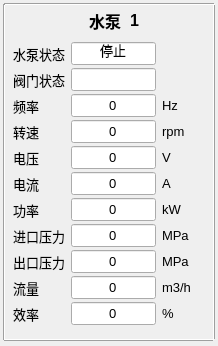
<?xml version="1.0" encoding="UTF-8"?>
<ui version="4.0">
 <class>CPumpPanel</class>
 <widget class="QFrame" name="CPumpPanel">
  <property name="geometry">
   <rect>
    <x>0</x>
    <y>0</y>
    <width>218</width>
    <height>346</height>
   </rect>
  </property>
  <property name="windowTitle">
   <string>Frame</string>
  </property>
  <widget class="QLabel" name="pump_name">
   <property name="geometry">
    <rect>
     <x>70</x>
     <y>10</y>
     <width>51</width>
     <height>21</height>
    </rect>
   </property>
   <property name="font">
    <font>
     <pointsize>12</pointsize>
     <italic>false</italic>
     <bold>true</bold>
    </font>
   </property>
   <property name="styleSheet">
    <string notr="true"/>
   </property>
   <property name="text">
    <string>水泵</string>
   </property>
   <property name="alignment">
    <set>Qt::AlignRight|Qt::AlignTrailing|Qt::AlignVCenter</set>
   </property>
  </widget>
  <widget class="QLabel" name="pump_num">
   <property name="geometry">
    <rect>
     <x>130</x>
     <y>10</y>
     <width>21</width>
     <height>21</height>
    </rect>
   </property>
   <property name="font">
    <font>
     <pointsize>12</pointsize>
     <italic>false</italic>
     <bold>true</bold>
    </font>
   </property>
   <property name="styleSheet">
    <string notr="true"/>
   </property>
   <property name="text">
    <string>1</string>
   </property>
  </widget>
  <widget class="QLineEdit" name="pressure_in">
   <property name="enabled">
    <bool>true</bool>
   </property>
   <property name="geometry">
    <rect>
     <x>71</x>
     <y>224</y>
     <width>85</width>
     <height>23</height>
    </rect>
   </property>
   <property name="font">
    <font>
     <pointsize>10</pointsize>
    </font>
   </property>
   <property name="mouseTracking">
    <bool>false</bool>
   </property>
   <property name="acceptDrops">
    <bool>false</bool>
   </property>
   <property name="styleSheet">
    <string notr="true"/>
   </property>
   <property name="text">
    <string>0</string>
   </property>
   <property name="alignment">
    <set>Qt::AlignCenter</set>
   </property>
   <property name="readOnly">
    <bool>true</bool>
   </property>
   <property name="clearButtonEnabled">
    <bool>false</bool>
   </property>
  </widget>
  <widget class="QLabel" name="label_11">
   <property name="geometry">
    <rect>
     <x>13</x>
     <y>250</y>
     <width>52</width>
     <height>23</height>
    </rect>
   </property>
   <property name="font">
    <font>
     <pointsize>10</pointsize>
     <italic>false</italic>
     <bold>false</bold>
    </font>
   </property>
   <property name="styleSheet">
    <string notr="true"/>
   </property>
   <property name="text">
    <string>出口压力</string>
   </property>
   <property name="alignment">
    <set>Qt::AlignRight|Qt::AlignTrailing|Qt::AlignVCenter</set>
   </property>
  </widget>
  <widget class="QLabel" name="label_18">
   <property name="geometry">
    <rect>
     <x>162</x>
     <y>224</y>
     <width>31</width>
     <height>23</height>
    </rect>
   </property>
   <property name="font">
    <font>
     <pointsize>10</pointsize>
     <italic>false</italic>
     <bold>false</bold>
    </font>
   </property>
   <property name="styleSheet">
    <string notr="true"/>
   </property>
   <property name="text">
    <string>MPa</string>
   </property>
  </widget>
  <widget class="QLineEdit" name="pressure_out">
   <property name="enabled">
    <bool>true</bool>
   </property>
   <property name="geometry">
    <rect>
     <x>71</x>
     <y>250</y>
     <width>85</width>
     <height>23</height>
    </rect>
   </property>
   <property name="font">
    <font>
     <pointsize>10</pointsize>
    </font>
   </property>
   <property name="mouseTracking">
    <bool>false</bool>
   </property>
   <property name="acceptDrops">
    <bool>false</bool>
   </property>
   <property name="styleSheet">
    <string notr="true"/>
   </property>
   <property name="text">
    <string>0</string>
   </property>
   <property name="alignment">
    <set>Qt::AlignCenter</set>
   </property>
   <property name="readOnly">
    <bool>true</bool>
   </property>
   <property name="clearButtonEnabled">
    <bool>false</bool>
   </property>
  </widget>
  <widget class="QLabel" name="label_12">
   <property name="geometry">
    <rect>
     <x>13</x>
     <y>276</y>
     <width>26</width>
     <height>23</height>
    </rect>
   </property>
   <property name="font">
    <font>
     <pointsize>10</pointsize>
     <italic>false</italic>
     <bold>false</bold>
    </font>
   </property>
   <property name="styleSheet">
    <string notr="true"/>
   </property>
   <property name="text">
    <string>流量</string>
   </property>
   <property name="alignment">
    <set>Qt::AlignRight|Qt::AlignTrailing|Qt::AlignVCenter</set>
   </property>
  </widget>
  <widget class="QLabel" name="label_19">
   <property name="geometry">
    <rect>
     <x>162</x>
     <y>250</y>
     <width>31</width>
     <height>23</height>
    </rect>
   </property>
   <property name="font">
    <font>
     <pointsize>10</pointsize>
     <italic>false</italic>
     <bold>false</bold>
    </font>
   </property>
   <property name="styleSheet">
    <string notr="true"/>
   </property>
   <property name="text">
    <string>MPa</string>
   </property>
  </widget>
  <widget class="QLineEdit" name="flow">
   <property name="enabled">
    <bool>true</bool>
   </property>
   <property name="geometry">
    <rect>
     <x>71</x>
     <y>276</y>
     <width>85</width>
     <height>23</height>
    </rect>
   </property>
   <property name="font">
    <font>
     <pointsize>10</pointsize>
    </font>
   </property>
   <property name="mouseTracking">
    <bool>false</bool>
   </property>
   <property name="acceptDrops">
    <bool>false</bool>
   </property>
   <property name="styleSheet">
    <string notr="true"/>
   </property>
   <property name="text">
    <string>0</string>
   </property>
   <property name="alignment">
    <set>Qt::AlignCenter</set>
   </property>
   <property name="readOnly">
    <bool>true</bool>
   </property>
   <property name="clearButtonEnabled">
    <bool>false</bool>
   </property>
  </widget>
  <widget class="QLabel" name="label_13">
   <property name="geometry">
    <rect>
     <x>162</x>
     <y>120</y>
     <width>24</width>
     <height>23</height>
    </rect>
   </property>
   <property name="font">
    <font>
     <pointsize>10</pointsize>
     <italic>false</italic>
     <bold>false</bold>
    </font>
   </property>
   <property name="styleSheet">
    <string notr="true"/>
   </property>
   <property name="text">
    <string>rpm</string>
   </property>
  </widget>
  <widget class="QLabel" name="label_7">
   <property name="geometry">
    <rect>
     <x>13</x>
     <y>146</y>
     <width>26</width>
     <height>23</height>
    </rect>
   </property>
   <property name="font">
    <font>
     <pointsize>10</pointsize>
     <italic>false</italic>
     <bold>false</bold>
    </font>
   </property>
   <property name="styleSheet">
    <string notr="true"/>
   </property>
   <property name="text">
    <string>电压</string>
   </property>
   <property name="alignment">
    <set>Qt::AlignRight|Qt::AlignTrailing|Qt::AlignVCenter</set>
   </property>
  </widget>
  <widget class="QLabel" name="label_8">
   <property name="geometry">
    <rect>
     <x>13</x>
     <y>172</y>
     <width>26</width>
     <height>23</height>
    </rect>
   </property>
   <property name="font">
    <font>
     <pointsize>10</pointsize>
     <italic>false</italic>
     <bold>false</bold>
    </font>
   </property>
   <property name="styleSheet">
    <string notr="true"/>
   </property>
   <property name="text">
    <string>电流</string>
   </property>
   <property name="alignment">
    <set>Qt::AlignRight|Qt::AlignTrailing|Qt::AlignVCenter</set>
   </property>
  </widget>
  <widget class="QLabel" name="label_15">
   <property name="geometry">
    <rect>
     <x>162</x>
     <y>146</y>
     <width>16</width>
     <height>23</height>
    </rect>
   </property>
   <property name="font">
    <font>
     <pointsize>10</pointsize>
     <italic>false</italic>
     <bold>false</bold>
    </font>
   </property>
   <property name="styleSheet">
    <string notr="true"/>
   </property>
   <property name="text">
    <string>V</string>
   </property>
  </widget>
  <widget class="QLineEdit" name="voltage">
   <property name="enabled">
    <bool>true</bool>
   </property>
   <property name="geometry">
    <rect>
     <x>71</x>
     <y>146</y>
     <width>85</width>
     <height>23</height>
    </rect>
   </property>
   <property name="font">
    <font>
     <pointsize>10</pointsize>
    </font>
   </property>
   <property name="mouseTracking">
    <bool>false</bool>
   </property>
   <property name="acceptDrops">
    <bool>false</bool>
   </property>
   <property name="styleSheet">
    <string notr="true"/>
   </property>
   <property name="text">
    <string>0</string>
   </property>
   <property name="alignment">
    <set>Qt::AlignCenter</set>
   </property>
   <property name="readOnly">
    <bool>true</bool>
   </property>
   <property name="clearButtonEnabled">
    <bool>false</bool>
   </property>
  </widget>
  <widget class="QLineEdit" name="current">
   <property name="enabled">
    <bool>true</bool>
   </property>
   <property name="geometry">
    <rect>
     <x>71</x>
     <y>172</y>
     <width>85</width>
     <height>23</height>
    </rect>
   </property>
   <property name="font">
    <font>
     <pointsize>10</pointsize>
    </font>
   </property>
   <property name="mouseTracking">
    <bool>false</bool>
   </property>
   <property name="acceptDrops">
    <bool>false</bool>
   </property>
   <property name="styleSheet">
    <string notr="true"/>
   </property>
   <property name="text">
    <string>0</string>
   </property>
   <property name="alignment">
    <set>Qt::AlignCenter</set>
   </property>
   <property name="readOnly">
    <bool>true</bool>
   </property>
   <property name="clearButtonEnabled">
    <bool>false</bool>
   </property>
  </widget>
  <widget class="QLabel" name="label_17">
   <property name="geometry">
    <rect>
     <x>162</x>
     <y>172</y>
     <width>16</width>
     <height>23</height>
    </rect>
   </property>
   <property name="font">
    <font>
     <pointsize>10</pointsize>
     <italic>false</italic>
     <bold>false</bold>
    </font>
   </property>
   <property name="styleSheet">
    <string notr="true"/>
   </property>
   <property name="text">
    <string>A</string>
   </property>
  </widget>
  <widget class="QLabel" name="label_9">
   <property name="geometry">
    <rect>
     <x>13</x>
     <y>198</y>
     <width>26</width>
     <height>23</height>
    </rect>
   </property>
   <property name="font">
    <font>
     <pointsize>10</pointsize>
     <italic>false</italic>
     <bold>false</bold>
    </font>
   </property>
   <property name="styleSheet">
    <string notr="true"/>
   </property>
   <property name="text">
    <string>功率</string>
   </property>
   <property name="alignment">
    <set>Qt::AlignRight|Qt::AlignTrailing|Qt::AlignVCenter</set>
   </property>
  </widget>
  <widget class="QLineEdit" name="power">
   <property name="enabled">
    <bool>true</bool>
   </property>
   <property name="geometry">
    <rect>
     <x>71</x>
     <y>198</y>
     <width>85</width>
     <height>23</height>
    </rect>
   </property>
   <property name="font">
    <font>
     <pointsize>10</pointsize>
    </font>
   </property>
   <property name="mouseTracking">
    <bool>false</bool>
   </property>
   <property name="acceptDrops">
    <bool>false</bool>
   </property>
   <property name="styleSheet">
    <string notr="true"/>
   </property>
   <property name="text">
    <string>0</string>
   </property>
   <property name="alignment">
    <set>Qt::AlignCenter</set>
   </property>
   <property name="readOnly">
    <bool>true</bool>
   </property>
   <property name="clearButtonEnabled">
    <bool>false</bool>
   </property>
  </widget>
  <widget class="QLabel" name="label_16">
   <property name="geometry">
    <rect>
     <x>162</x>
     <y>198</y>
     <width>31</width>
     <height>23</height>
    </rect>
   </property>
   <property name="font">
    <font>
     <pointsize>10</pointsize>
     <italic>false</italic>
     <bold>false</bold>
    </font>
   </property>
   <property name="styleSheet">
    <string notr="true"/>
   </property>
   <property name="text">
    <string>kW</string>
   </property>
  </widget>
  <widget class="QLabel" name="label_10">
   <property name="geometry">
    <rect>
     <x>13</x>
     <y>224</y>
     <width>52</width>
     <height>23</height>
    </rect>
   </property>
   <property name="font">
    <font>
     <pointsize>10</pointsize>
     <italic>false</italic>
     <bold>false</bold>
    </font>
   </property>
   <property name="styleSheet">
    <string notr="true"/>
   </property>
   <property name="text">
    <string>进口压力</string>
   </property>
   <property name="alignment">
    <set>Qt::AlignRight|Qt::AlignTrailing|Qt::AlignVCenter</set>
   </property>
  </widget>
  <widget class="QLabel" name="label_20">
   <property name="geometry">
    <rect>
     <x>162</x>
     <y>276</y>
     <width>41</width>
     <height>23</height>
    </rect>
   </property>
   <property name="font">
    <font>
     <pointsize>10</pointsize>
     <italic>false</italic>
     <bold>false</bold>
    </font>
   </property>
   <property name="styleSheet">
    <string notr="true"/>
   </property>
   <property name="text">
    <string>m3/h</string>
   </property>
  </widget>
  <widget class="QLineEdit" name="frequency">
   <property name="enabled">
    <bool>true</bool>
   </property>
   <property name="geometry">
    <rect>
     <x>71</x>
     <y>94</y>
     <width>85</width>
     <height>23</height>
    </rect>
   </property>
   <property name="font">
    <font>
     <pointsize>10</pointsize>
    </font>
   </property>
   <property name="mouseTracking">
    <bool>false</bool>
   </property>
   <property name="acceptDrops">
    <bool>false</bool>
   </property>
   <property name="styleSheet">
    <string notr="true"/>
   </property>
   <property name="text">
    <string>0</string>
   </property>
   <property name="alignment">
    <set>Qt::AlignCenter</set>
   </property>
   <property name="readOnly">
    <bool>true</bool>
   </property>
   <property name="clearButtonEnabled">
    <bool>false</bool>
   </property>
  </widget>
  <widget class="QLabel" name="label_14">
   <property name="geometry">
    <rect>
     <x>162</x>
     <y>94</y>
     <width>16</width>
     <height>23</height>
    </rect>
   </property>
   <property name="font">
    <font>
     <pointsize>10</pointsize>
     <italic>false</italic>
     <bold>false</bold>
    </font>
   </property>
   <property name="styleSheet">
    <string notr="true"/>
   </property>
   <property name="text">
    <string>Hz</string>
   </property>
  </widget>
  <widget class="QLabel" name="label_6">
   <property name="geometry">
    <rect>
     <x>13</x>
     <y>120</y>
     <width>26</width>
     <height>23</height>
    </rect>
   </property>
   <property name="font">
    <font>
     <pointsize>10</pointsize>
     <italic>false</italic>
     <bold>false</bold>
    </font>
   </property>
   <property name="styleSheet">
    <string notr="true"/>
   </property>
   <property name="text">
    <string>转速</string>
   </property>
   <property name="alignment">
    <set>Qt::AlignRight|Qt::AlignTrailing|Qt::AlignVCenter</set>
   </property>
  </widget>
  <widget class="QLineEdit" name="speed">
   <property name="enabled">
    <bool>true</bool>
   </property>
   <property name="geometry">
    <rect>
     <x>71</x>
     <y>120</y>
     <width>85</width>
     <height>23</height>
    </rect>
   </property>
   <property name="font">
    <font>
     <pointsize>10</pointsize>
    </font>
   </property>
   <property name="mouseTracking">
    <bool>false</bool>
   </property>
   <property name="acceptDrops">
    <bool>false</bool>
   </property>
   <property name="styleSheet">
    <string notr="true"/>
   </property>
   <property name="text">
    <string>0</string>
   </property>
   <property name="alignment">
    <set>Qt::AlignCenter</set>
   </property>
   <property name="readOnly">
    <bool>true</bool>
   </property>
   <property name="clearButtonEnabled">
    <bool>false</bool>
   </property>
  </widget>
  <widget class="QLabel" name="label_1">
   <property name="geometry">
    <rect>
     <x>13</x>
     <y>42</y>
     <width>52</width>
     <height>23</height>
    </rect>
   </property>
   <property name="font">
    <font>
     <pointsize>10</pointsize>
     <italic>false</italic>
     <bold>false</bold>
    </font>
   </property>
   <property name="styleSheet">
    <string notr="true"/>
   </property>
   <property name="text">
    <string>水泵状态</string>
   </property>
   <property name="alignment">
    <set>Qt::AlignRight|Qt::AlignTrailing|Qt::AlignVCenter</set>
   </property>
  </widget>
  <widget class="QLineEdit" name="pump_status">
   <property name="enabled">
    <bool>true</bool>
   </property>
   <property name="geometry">
    <rect>
     <x>71</x>
     <y>42</y>
     <width>85</width>
     <height>23</height>
    </rect>
   </property>
   <property name="font">
    <font>
     <pointsize>10</pointsize>
    </font>
   </property>
   <property name="mouseTracking">
    <bool>false</bool>
   </property>
   <property name="acceptDrops">
    <bool>false</bool>
   </property>
   <property name="styleSheet">
    <string notr="true"/>
   </property>
   <property name="text">
    <string>停止</string>
   </property>
   <property name="alignment">
    <set>Qt::AlignCenter</set>
   </property>
   <property name="readOnly">
    <bool>true</bool>
   </property>
   <property name="clearButtonEnabled">
    <bool>false</bool>
   </property>
  </widget>
  <widget class="QLabel" name="label_2">
   <property name="geometry">
    <rect>
     <x>162</x>
     <y>42</y>
     <width>16</width>
     <height>23</height>
    </rect>
   </property>
   <property name="font">
    <font>
     <pointsize>10</pointsize>
     <italic>false</italic>
     <bold>false</bold>
    </font>
   </property>
   <property name="styleSheet">
    <string notr="true"/>
   </property>
   <property name="text">
    <string/>
   </property>
  </widget>
  <widget class="QLabel" name="label_3">
   <property name="geometry">
    <rect>
     <x>13</x>
     <y>68</y>
     <width>52</width>
     <height>23</height>
    </rect>
   </property>
   <property name="font">
    <font>
     <pointsize>10</pointsize>
     <italic>false</italic>
     <bold>false</bold>
    </font>
   </property>
   <property name="styleSheet">
    <string notr="true"/>
   </property>
   <property name="text">
    <string>阀门状态</string>
   </property>
   <property name="alignment">
    <set>Qt::AlignRight|Qt::AlignTrailing|Qt::AlignVCenter</set>
   </property>
  </widget>
  <widget class="QLabel" name="label_4">
   <property name="geometry">
    <rect>
     <x>162</x>
     <y>71</y>
     <width>16</width>
     <height>23</height>
    </rect>
   </property>
   <property name="font">
    <font>
     <pointsize>10</pointsize>
     <italic>false</italic>
     <bold>false</bold>
    </font>
   </property>
   <property name="styleSheet">
    <string notr="true"/>
   </property>
   <property name="text">
    <string/>
   </property>
  </widget>
  <widget class="QLineEdit" name="valve_status">
   <property name="enabled">
    <bool>true</bool>
   </property>
   <property name="geometry">
    <rect>
     <x>71</x>
     <y>68</y>
     <width>85</width>
     <height>23</height>
    </rect>
   </property>
   <property name="font">
    <font>
     <pointsize>10</pointsize>
    </font>
   </property>
   <property name="mouseTracking">
    <bool>false</bool>
   </property>
   <property name="acceptDrops">
    <bool>false</bool>
   </property>
   <property name="styleSheet">
    <string notr="true"/>
   </property>
   <property name="text">
    <string/>
   </property>
   <property name="alignment">
    <set>Qt::AlignCenter</set>
   </property>
   <property name="readOnly">
    <bool>true</bool>
   </property>
   <property name="clearButtonEnabled">
    <bool>false</bool>
   </property>
  </widget>
  <widget class="QLabel" name="label_5">
   <property name="geometry">
    <rect>
     <x>13</x>
     <y>94</y>
     <width>26</width>
     <height>23</height>
    </rect>
   </property>
   <property name="font">
    <font>
     <pointsize>10</pointsize>
     <italic>false</italic>
     <bold>false</bold>
    </font>
   </property>
   <property name="styleSheet">
    <string notr="true"/>
   </property>
   <property name="text">
    <string>频率</string>
   </property>
   <property name="alignment">
    <set>Qt::AlignRight|Qt::AlignTrailing|Qt::AlignVCenter</set>
   </property>
  </widget>
  <widget class="Line" name="line">
   <property name="geometry">
    <rect>
     <x>4</x>
     <y>0</y>
     <width>210</width>
     <height>8</height>
    </rect>
   </property>
   <property name="orientation">
    <enum>Qt::Horizontal</enum>
   </property>
  </widget>
  <widget class="Line" name="line_2">
   <property name="geometry">
    <rect>
     <x>210</x>
     <y>4</y>
     <width>8</width>
     <height>336</height>
    </rect>
   </property>
   <property name="frameShadow">
    <enum>QFrame::Raised</enum>
   </property>
   <property name="orientation">
    <enum>Qt::Vertical</enum>
   </property>
  </widget>
  <widget class="Line" name="line_3">
   <property name="geometry">
    <rect>
     <x>4</x>
     <y>336</y>
     <width>210</width>
     <height>8</height>
    </rect>
   </property>
   <property name="frameShadow">
    <enum>QFrame::Raised</enum>
   </property>
   <property name="orientation">
    <enum>Qt::Horizontal</enum>
   </property>
  </widget>
  <widget class="Line" name="line_4">
   <property name="geometry">
    <rect>
     <x>0</x>
     <y>4</y>
     <width>8</width>
     <height>336</height>
    </rect>
   </property>
   <property name="orientation">
    <enum>Qt::Vertical</enum>
   </property>
  </widget>
  <widget class="QLabel" name="label_21">
   <property name="geometry">
    <rect>
     <x>162</x>
     <y>302</y>
     <width>41</width>
     <height>23</height>
    </rect>
   </property>
   <property name="font">
    <font>
     <pointsize>10</pointsize>
     <italic>false</italic>
     <bold>false</bold>
    </font>
   </property>
   <property name="styleSheet">
    <string notr="true"/>
   </property>
   <property name="text">
    <string>%</string>
   </property>
  </widget>
  <widget class="QLabel" name="label_22">
   <property name="geometry">
    <rect>
     <x>13</x>
     <y>302</y>
     <width>26</width>
     <height>23</height>
    </rect>
   </property>
   <property name="font">
    <font>
     <pointsize>10</pointsize>
     <italic>false</italic>
     <bold>false</bold>
    </font>
   </property>
   <property name="styleSheet">
    <string notr="true"/>
   </property>
   <property name="text">
    <string>效率</string>
   </property>
   <property name="alignment">
    <set>Qt::AlignRight|Qt::AlignTrailing|Qt::AlignVCenter</set>
   </property>
  </widget>
  <widget class="QLineEdit" name="effi">
   <property name="enabled">
    <bool>true</bool>
   </property>
   <property name="geometry">
    <rect>
     <x>71</x>
     <y>302</y>
     <width>85</width>
     <height>23</height>
    </rect>
   </property>
   <property name="font">
    <font>
     <pointsize>10</pointsize>
    </font>
   </property>
   <property name="mouseTracking">
    <bool>false</bool>
   </property>
   <property name="acceptDrops">
    <bool>false</bool>
   </property>
   <property name="styleSheet">
    <string notr="true"/>
   </property>
   <property name="text">
    <string>0</string>
   </property>
   <property name="alignment">
    <set>Qt::AlignCenter</set>
   </property>
   <property name="readOnly">
    <bool>true</bool>
   </property>
   <property name="clearButtonEnabled">
    <bool>false</bool>
   </property>
  </widget>
  <zorder>line_3</zorder>
  <zorder>line</zorder>
  <zorder>pump_name</zorder>
  <zorder>pump_num</zorder>
  <zorder>pressure_in</zorder>
  <zorder>label_11</zorder>
  <zorder>label_18</zorder>
  <zorder>pressure_out</zorder>
  <zorder>label_12</zorder>
  <zorder>label_19</zorder>
  <zorder>flow</zorder>
  <zorder>label_13</zorder>
  <zorder>label_7</zorder>
  <zorder>label_8</zorder>
  <zorder>label_15</zorder>
  <zorder>voltage</zorder>
  <zorder>current</zorder>
  <zorder>label_17</zorder>
  <zorder>label_9</zorder>
  <zorder>power</zorder>
  <zorder>label_16</zorder>
  <zorder>label_10</zorder>
  <zorder>label_20</zorder>
  <zorder>frequency</zorder>
  <zorder>label_14</zorder>
  <zorder>label_6</zorder>
  <zorder>speed</zorder>
  <zorder>label_1</zorder>
  <zorder>pump_status</zorder>
  <zorder>label_2</zorder>
  <zorder>label_3</zorder>
  <zorder>label_4</zorder>
  <zorder>valve_status</zorder>
  <zorder>label_5</zorder>
  <zorder>line_4</zorder>
  <zorder>line_2</zorder>
  <zorder>label_21</zorder>
  <zorder>label_22</zorder>
  <zorder>effi</zorder>
 </widget>
 <resources/>
 <connections/>
</ui>
